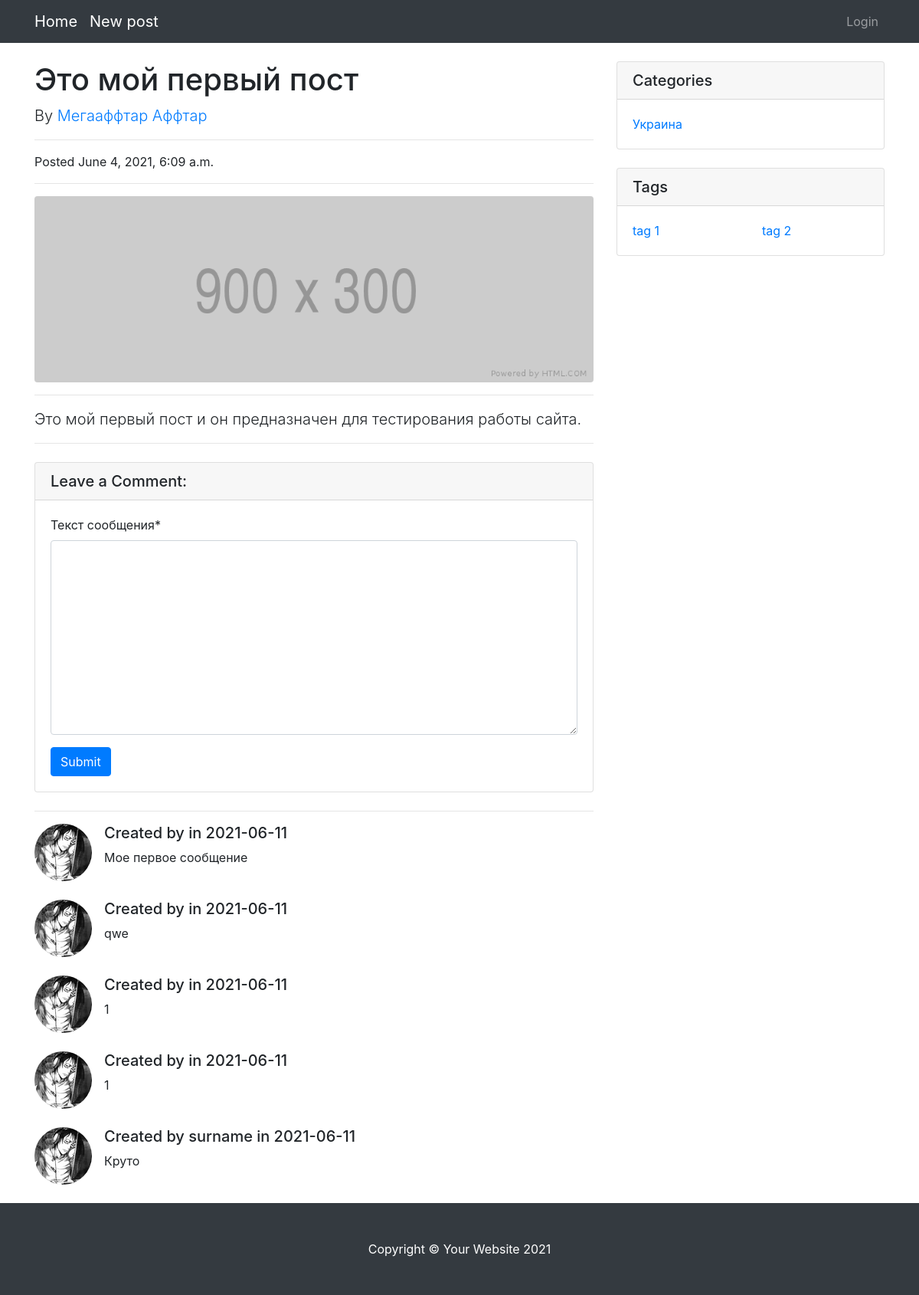
/post/1, run on the app's committed database.
### website/models.py (models this page shows, shortened)
class Post(models.Model):
    title = models.CharField(max_length=100, null=False, blank=False, verbose_name="Название")
    description = models.TextField(null=False, blank=False, verbose_name='Описание')
    created_at = models.DateTimeField(auto_now_add=True, null=False, verbose_name='Создан')
    updated_at = models.DateTimeField(auto_now=True, null=False, verbose_name='Обновлен')
    published = models.BooleanField(null=False, verbose_name='Опубликован')
    author = models.ForeignKey(Author, null=False, on_delete=models.PROTECT, verbose_name='Автор')
    category = models.ForeignKey(Category, null=False, on_delete=models.PROTECT, verbose_name='Категории')
    tags = models.ManyToManyField(Tag, verbose_name='Теги')
    image = models.ImageField(upload_to='post/', null=False)

class Author(models.Model):
    user = models.OneToOneField(User, on_delete=models.CASCADE)
    first_name = models.CharField(max_length=100, null=False, blank=False, verbose_name='Имя')
    last_name = models.CharField(max_length=100, null=False, blank=False, verbose_name='Фамилия')
    login = models.CharField(max_length=100, null=False, blank=False, verbose_name='Логин')
    image = models.ImageField(upload_to='author/', null=False)
    def get_absolute_url(self):
        return reverse('author-detail', args=[str(self.id)])

class Comment(models.Model):
    created_by = models.ForeignKey(User, on_delete=models.PROTECT, verbose_name='Пользователь')
    post = models.ForeignKey(Post, on_delete=models.CASCADE, verbose_name='Пост')
    created_at = models.DateTimeField(auto_now_add=True, verbose_name='Создан')
    description = models.TextField(null=False, blank=False, verbose_name='Текст сообщения')
    def __str__(self):
        return 'Created by {} in {}'.format(self.created_by.last_name, self.created_at.date())

class Category(models.Model):
    name = models.CharField(max_length=100, null=False, blank=False, verbose_name='Имя')
    def get_absolute_url(self):
        return reverse('category-detail', args=[str(self.id)])

class Tag(models.Model):
    name = models.CharField(max_length=100, null=False, blank=False, verbose_name='Имя')

### website/views.py (the view, shortened to what this page needs)
# urls.py: url(r'^post/(?P<pk>\d+)$', views.PostDetailView.as_view(), name='post-detail'),
class PostDetailView(FormMixin, DetailView):
    model = Post
    paginate_by = 10
    form_class = CommentForm
    def get_context_data(self, **kwargs):
        content = super(PostDetailView, self).get_context_data(**kwargs)
        content['odd_tags'] = content['post'].tags.all()[::2]
        content['even_tags'] = content['post'].tags.all()[1::2]
        content['comments'] = Comment.objects.filter(post=content['post'])
        content['form'] = self.get_form()
        return content
    def get_initial(self):
        return {'event': self.get_object()}

### website/forms.py
class CommentForm(forms.ModelForm):
    class Meta:
        model = Comment
        exclude = 'created_at', 'created_by', 'post'

### templates/website/post_detail.html (shortened to what this page needs)
{% extends 'layout.html' %}
{% load crispy_forms_tags %}
{% load static %}
{% block content %}
    <div class="col-md-8">
        {% if post is not None %}
            <h1 class="mt-4">{{ post.title }}</h1>
            <p class="lead">
                By
                <a href="{{ post.author.get_absolute_url }}">{{ post.author.last_name }} {{ post.author.first_name }}</a>
            </p>
            <hr/>
            <p>Posted {{ post.created_at }}</p>
            <hr/>
            <img class="img-fluid rounded" src="{{ post.image.url }}" alt="..."/>
            <hr/>
            <p class="lead">{{ post.description }}</p>
            <hr/>
            <div class="card my-4">
                <h5 class="card-header">Leave a Comment:</h5>
                <div class="card-body">
                    <form action="" method="post">
                        {{ form | crispy }}
                        <button class="btn btn-primary" type="submit">Submit</button>
                    </form>
                </div>
            </div>
            <hr/>
            {% for comment in comments %}
                <div class="media mb-4">
                    <img class="d-flex mr-3 rounded-circle" src="{% static '\djProject\images\icon.ico' %}" alt="..."/>
                    <div class="media-body">
                        <h5 class="mt-0">{{ comment }}</h5>
                        {{ comment.description }}
                    </div>
                </div>
            {% endfor %}
        {% endif %}
    </div>
{% endblock %}
{% block side_widget %}
    <div class="col-md-4">
        <div class="card my-4">
            <h5 class="card-header">Categories</h5>
            <div class="card-body">
                <div class="row">
                    <div class="col-lg-6">
                        <ul class="list-unstyled mb-0">
                            <li><a href="{{ post.category.get_absolute_url }}">{{ post.category.name }}</a></li>
                        </ul>
                    </div>
                </div>
            </div>
        </div>
        <div class="card my-4">
            <h5 class="card-header">Tags</h5>
            <div class="card-body">
                <div class="row">
                    <div class="col-lg-6">
                        <ul class="list-unstyled mb-0">
                            {% for tag in odd_tags %}
                                <li><a href="#!">{{ tag.name }}</a></li>
                            {% endfor %}
                        </ul>
                    </div>
                    <div class="col-lg-6">
                        <ul class="list-unstyled mb-0">
                            {% for tag in even_tags %}
                                <li><a href="#!">{{ tag.name }}</a></li>
                            {% endfor %}
                        </ul>
                    </div>
                </div>
            </div>
        </div>
    </div>
{% endblock %}

### templates/layout.html (shortened to what this page needs)
{% load static %}
<!DOCTYPE html>
<html lang="en">
<head>
    <link href="{% static 'djProject/css/styles.css' %}" rel="stylesheet"/>
</head>
<body>
<nav class="navbar navbar-expand-lg navbar-dark bg-dark">
    <div class="container">
        <a class="navbar-brand" href="{% url 'posts' %}">Home</a>
        <a class="navbar-brand" href="{% url 'create' %}">New post</a>
        <div class="collapse navbar-collapse" id="navbarResponsive">
            <ul class="navbar-nav ml-auto">
                {% if user.is_authenticated %}
                    <li><a class="nav-link" href="#!">User: {{ user.get_username }}</a></li>
                    <li><a class="nav-link" href="{% url 'logout' %}?next={{ request.path }}">Logout</a></li>
                {% else %}
                    <li><a class="nav-link" href="{% url 'login' %}?next={{ request.path }}">Login</a></li>
                {% endif %}
            </ul>
        </div>
    </div>
</nav>
<div class="container">
    <div class="row">
        {% block content %}{% endblock %}
        {% block side_widget %}{% endblock %}
    </div>
</div>
<footer class="py-5 bg-dark">
    <div class="container"><p class="m-0 text-center text-white">Copyright &copy; Your Website 2021</p></div>
</footer>
</body>
</html>

### data on the page
Post: title "Это мой первый пост", author.last_name "Мегааффтар", author.first_name "Аффтар", created_at "June 4, 2021, 6:09 a.m.", image (picture), description "Это мой первый пост и он предназначен для тестирования работы сайта.", category.name "Украина"
Comment: created_by+created_at "Created by in 2021-06-11", description "Мое первое сообщение"
Comment: created_by+created_at "Created by in 2021-06-11", description "qwe"
Comment: created_by+created_at "Created by in 2021-06-11", description "1"
Comment: created_by+created_at "Created by in 2021-06-11", description "1"
Comment: created_by+created_at "Created by surname in 2021-06-11", description "Круто"
Tag: name "tag 1"
Tag: name "tag 2"
